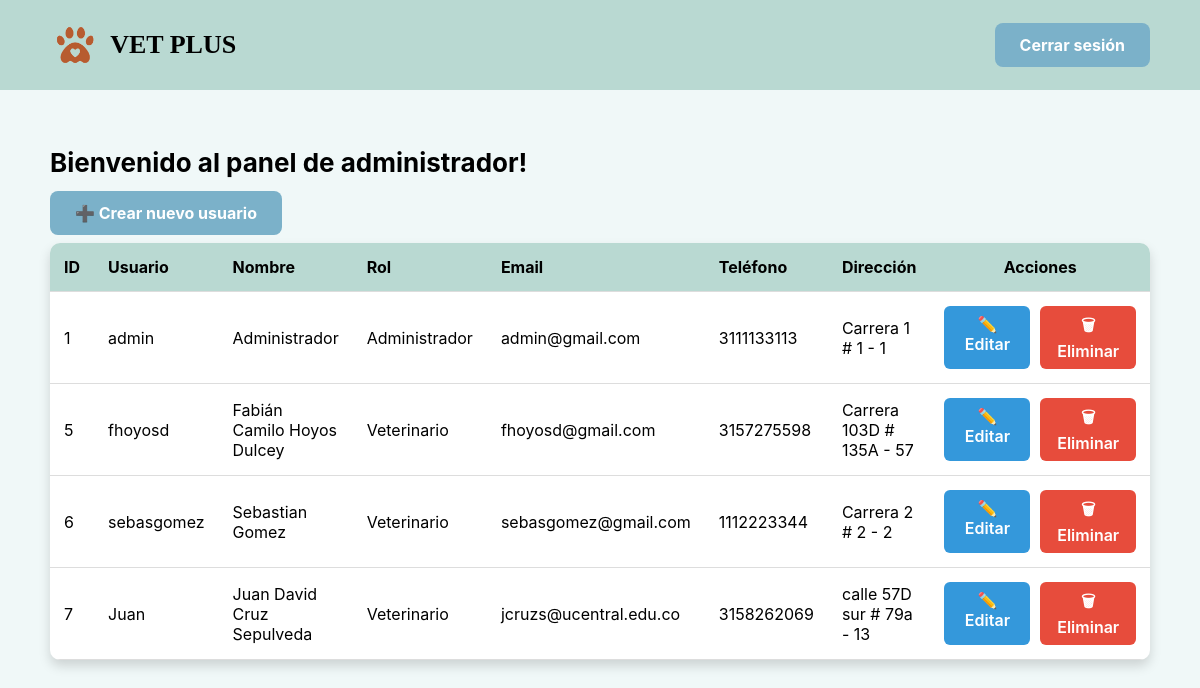
Page /dashboard (signed in) on the earlier database version.
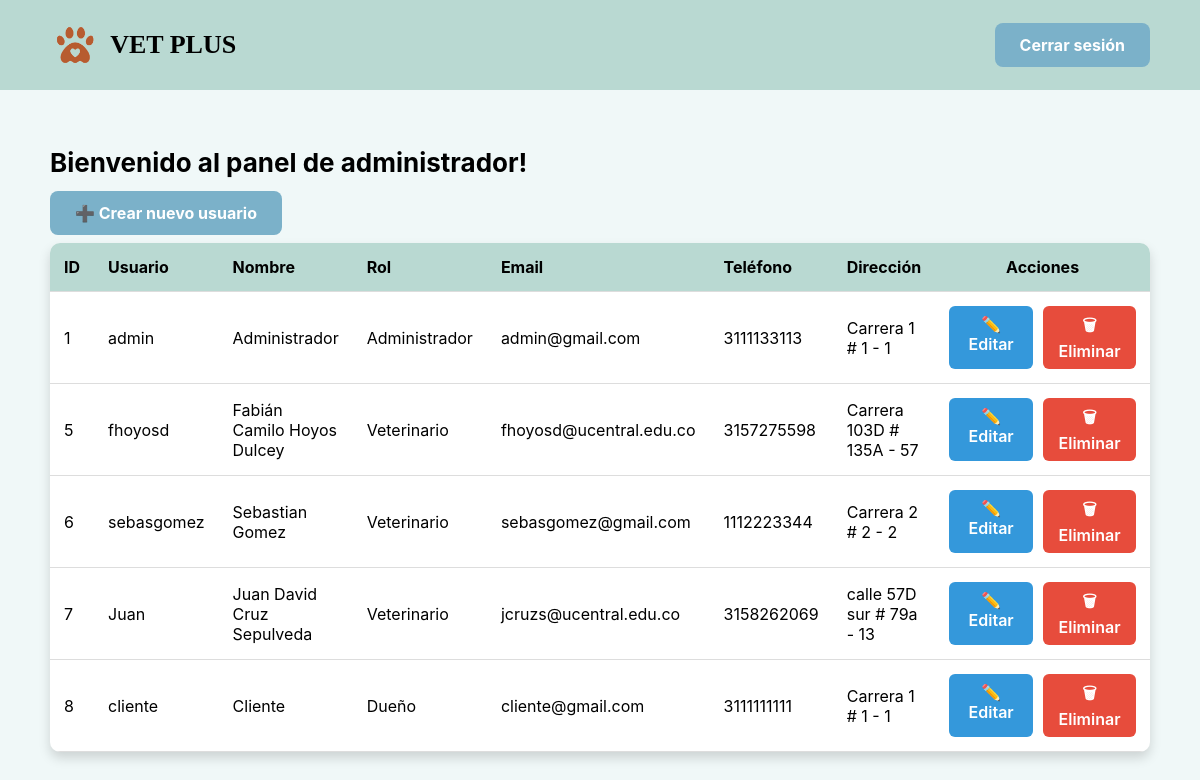
Same page on the later database version.
### vetplus/models.py (models this page shows, shortened)
class User(db.Model, UserMixin):
    id = db.Column(db.Integer, primary_key = True)
    username = db.Column(db.String(50), unique = True, nullable = False)
    password = db.Column(db.String(100), nullable = False)
    role = db.Column(db.String(20), nullable = False, default = "owner") # owner, vet, admin
    name = db.Column(db.String(50), nullable = False)
    email = db.Column(db.String(100), unique = True, nullable = False)
    phone = db.Column(db.String(20), nullable = False)
    address = db.Column(db.String(200), nullable = False)
    pets = db.relationship("Pet", backref = "owner", lazy = True)
    patients = db.relationship(
        "Pet",
        secondary = vet_pet,
        back_populates = "veterinarians"
    )

### vetplus/routes/main.py (the view)
@main_bp.route("/dashboard")
@login_required
def dashboard():
    if current_user.role == "owner":
        return render_template("dashboards/owner_dashboard.html",
                               username=current_user,
                               name=current_user.name)
    elif current_user.role == "admin":
        admin_required()
        users = User.query.all()
        return render_template("dashboards/admin_dashboard.html",
                               username=current_user,
                               name=current_user.name,
                               users=users)
    else:
        return render_template("dashboards/vet_dashboard.html",
                               username=current_user,
                               name=current_user.name)

### vetplus/models.py (called while the page is built)
@login_manager.user_loader
def load_user(user_id):
    return User.query.get(int(user_id))

### vetplus/utils.py (called while the page is built)
def admin_required():
    if not current_user.is_authenticated or current_user.role != "admin":
        abort(403)

### templates/dashboards/admin_dashboard.html (shortened to what this page needs)
<!DOCTYPE html>
<html lang="es">
<head>
</head>
<body>
  <header>
    <div class="logo">
      <img src="{{ url_for('static', filename='img/logo.png') }}" alt="Logo Vetplus">
      <h1>VET PLUS</h1>
    </div>
    <a href="{{ url_for('auth.logout') }}" class="btn">Cerrar sesión</a>
  </header>
  <main>
    <h1>Bienvenido al panel de administrador!</h1>
    <a href="{{ url_for('admin.create_user') }}" class="btn">➕ Crear nuevo usuario</a>
    <table>
      <tr>
        <th>ID</th>
        <th>Usuario</th>
        <th>Nombre</th>
        <th>Rol</th>
        <th>Email</th>
        <th>Teléfono</th>
        <th>Dirección</th>
        <th class="actions-col">Acciones</th>
      </tr>
      {% for u in users %}
      <tr>
        <td>{{ u.id }}</td>
        <td>{{ u.username }}</td>
        <td>{{ u.name }}</td>
        {% set role_names = {"admin": "Administrador", "owner": "Dueño", "vet": "Veterinario"} %}
        <td>{{ role_names.get(u.role, u.role) }}</td>
        <td>{{ u.email }}</td>
        <td>{{ u.phone }}</td>
        <td>{{ u.address }}</td>
        <td class="actions-col">
          <div class="actions">
            <a href="{{ url_for('admin.edit_user', user_id=u.id) }}" class="btn-edit">✏️ Editar</a>
            <a href="{{ url_for('admin.delete_user', user_id=u.id) }}" onclick="return confirm('¿Eliminar este usuario?')" class="btn-delete">🗑 Eliminar</a>
          </div>
        </td>
      </tr>
      {% endfor %}
    </table>
  </main>
</body>
</html>

### templates/dashboards/admin_dashboard.html (style rules this page uses)
body { margin: 0; font-family: 'Inter', sans-serif; background-color: #f0f8f8; color: #000; }
header { display: flex; justify-content: space-between; align-items: center; padding: 20px 50px; background-color: #b9d9d2; }
.logo { display: flex; align-items: center; gap: 10px; }
.logo img { height: 50px; }
.logo h1 { font-family: 'Just Me Again Down Here', cursive; font-size: 26px; margin: 0; }
.btn { background: #7bb1c9; border: none; padding: 12px 25px; font-size: 16px; font-weight: bold; border-radius: 8px; cursor: pointer; color: #fff; transition: transform 0.2s ease, background 0.3s ease; text-decoration: none; }
main { padding: 40px; max-width: 1100px; margin: 0 auto; }
h1 { font-size: 26px; margin-bottom: 25px; }
table { width: 100%; border-collapse: collapse; margin-top: 20px; background: #fff; border-radius: 10px; overflow: hidden; box-shadow: 0px 6px 12px rgba(0,0,0,0.15); }
th, td { padding: 14px; text-align: left; border-bottom: 1px solid #ddd; }
th { background: #b9d9d2; font-weight: bold; }
th.actions-col, td.actions-col { width: 300px; text-align: center; }
.actions { display: flex; gap: 10px; justify-content: center; }
.btn-edit, .btn-delete { padding: 8px 14px; border: none; border-radius: 6px; font-weight: 600; cursor: pointer; text-decoration: none; transition: 0.3s; display: inline-block; }
.btn-edit { background: #3498db; color: #fff; }
.btn-delete { background: #e74c3c; color: #fff; }

Differences in the rows shown:
changed User "fhoyosd": email "fhoyosd@gmail.com" → "fhoyosd@ucentral.edu.co"
added User: id "8", username "cliente", name "Cliente", get "Dueño", email "cliente@gmail.com", phone "3111111111", address "Carrera 1 # 1 - 1"
